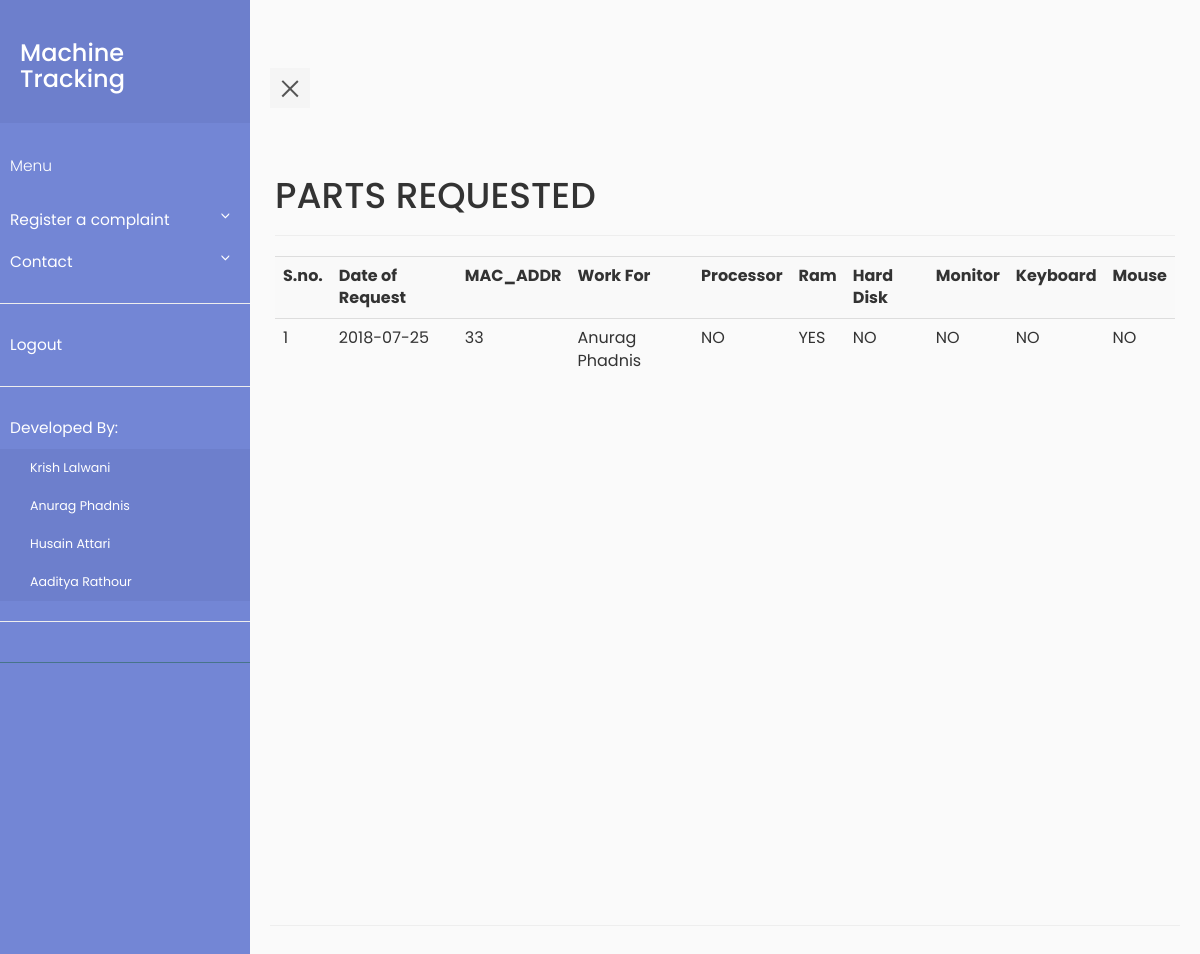
/partsasked.php?mc_id=9 (signed in), run on the app's committed database.
### tables this page shows
CREATE TABLE `complaint_book` (
  `complaint_book_id` int(11) NOT NULL,
  `Date_of_complaint` date DEFAULT NULL,
  `machine_id` int(11) DEFAULT NULL,
  `complaint_details` varchar(512) DEFAULT NULL,
  `priority` int(11) DEFAULT NULL,
  `work_for` int(11) DEFAULT NULL,
  `remarks` varchar(512) DEFAULT NULL,
  `complaint_by` varchar(40) DEFAULT NULL,
  `processor` int(11) DEFAULT NULL,
  `ram` int(11) DEFAULT NULL,
  `harddisk` int(11) DEFAULT NULL,
  `mouse` int(11) DEFAULT NULL,
  `keyboard` int(11) DEFAULT NULL,
  `monitor` int(11) DEFAULT NULL,
  `DOPR` date DEFAULT NULL,
  `completed` int(11) DEFAULT NULL
);

CREATE TABLE `machine` (
  `machine_id` int(11) NOT NULL,
  `MAC_ADDR` varchar(30) DEFAULT NULL,
  `processor` int(11) NOT NULL,
  `ram` int(11) NOT NULL,
  `memory` int(11) NOT NULL,
  `DOP` date DEFAULT NULL,
  `price` int(11) DEFAULT NULL,
  `state` varchar(10) DEFAULT NULL,
  `os` varchar(30) DEFAULT NULL,
  `monitor` int(11) NOT NULL,
  `keyboard` int(11) NOT NULL,
  `mouse` int(11) NOT NULL,
  `grn` int(11) NOT NULL
);

CREATE TABLE `member` (
  `member_id` int(11) NOT NULL,
  `id` varchar(30) DEFAULT NULL,
  `first_name` varchar(30) DEFAULT NULL,
  `last_name` varchar(30) DEFAULT NULL,
  `email` varchar(50) DEFAULT NULL,
  `pass_word` varchar(512) DEFAULT NULL,
  `role` int(5) DEFAULT NULL,
  `contact_no` varchar(10) DEFAULT NULL
);

### partsasked.php (the view, shortened to what this page needs)
<?php
    require_once "pdo.php";
?>
<html>
<head>
    <link rel="stylesheet" type="text/css" href="https://maxcdn.bootstrapcdn.com/bootstrap/3.3.7/css/bootstrap.min.css" >
    <link rel="stylesheet" type="text/css" href="style5.css">
</head>
<body>
            <div class="wrapper">
       <?php if (isset($_SESSION['id'])&&$_SESSION['role']=='0') include "navbar.php";
                else if(isset($_SESSION['id'])&&$_SESSION['role']=='1')  include "navbar_faculty.php";
                else include "navbar_tech.php";?>
    <div class="container-fluid row" id="content">
    <div class="page-header">
    <h1>PARTS REQUESTED</h1>
    </div>
    <?php
        $stmtcnt = $pdo->prepare("SELECT COUNT(*) FROM complaint_book WHERE machine_id = :mcid AND completed IS NULL ");
        $stmtcnt->execute(array(':mcid' => $_GET['mc_id']));
                $row = $stmtcnt->fetch(PDO::FETCH_ASSOC);
                if($row['COUNT(*)']!=='0')
                {
                    $i=1;
                    $stmtread = $pdo->prepare("SELECT * FROM complaint_book WHERE machine_id = :mcid AND completed IS NULL ");
                    $stmtread->execute(array(':mcid' => $_GET['mc_id']));
                    echo ("<table class=\"table table-striped\">
                        <tr> <th>S.no.</th><th>Date of Request</th><th>MAC_ADDR</th><th>Work For</th><th>Processor</th><th>Ram</th><th>Hard Disk</th><th>Monitor</th><th>Keyboard</th><th>Mouse</th> </tr>");
                    while ( $rowpartsdisplay = $stmtread->fetch(PDO::FETCH_ASSOC) )
                    {
                        $stmtr = $pdo->prepare("SELECT MAC_ADDR FROM machine WHERE machine_id = :mid ");
                        $stmtr->execute(array(':mid' => $rowpartsdisplay['machine_id']));
                        $rowr = $stmtr->fetch(PDO::FETCH_ASSOC);
                        $stmtt = $pdo->prepare("SELECT * FROM temp WHERE machine_id = :mid AND completed = 1");
                        $stmtt->execute(array(':mid' => $rowpartsdisplay['machine_id']));
                        $rowt = $stmtt->fetch(PDO::FETCH_ASSOC);
                        if($rowt == false)
                        {
                            echo ("<tr>");
                            echo ("<td>");
                            echo($i);
                            echo("</td>");
                            echo ("<td>");
                            echo(htmlentities($rowpartsdisplay['Date_of_complaint']));
                            echo ("</td>");
                            echo ("<td>");
                            echo(htmlentities($rowr['MAC_ADDR']));
                            echo ("</td>");
                            $stmtwf = $pdo->prepare("SELECT * FROM member WHERE member_id = :mid ");
                            $stmtwf->execute(array(':mid' => $rowpartsdisplay['work_for']));
                            $rowwf = $stmtwf->fetch(PDO::FETCH_ASSOC);
                            echo ("<td>");
                            echo(htmlentities($rowwf['first_name']));
                            echo(htmlentities($rowwf['last_name']));
                            echo ("</td>");
                            echo ("<td>");
                            if($rowpartsdisplay['processor'] == NULL)
                            {
                                echo("NO");
                            }
                            else
                            {
                                echo("YES");
                            }
                            echo ("</td>");
                            echo ("<td>");
                            if($rowpartsdisplay['ram'] == NULL)
                            {
                                echo("NO");
                            }
                            else
                            {
                                echo("YES");
                            }
                            echo ("</td>");
                            echo ("<td>");
                            if($rowpartsdisplay['harddisk'] == NULL)
                            {
                                echo("NO");
                            }
                            else
                            {
                                echo("YES");
                            }
                            echo ("</td>");
                            echo ("<td>");
                            if($rowpartsdisplay['monitor'] == NULL)
                            {
                                echo("NO");
                            }
                            else
                            {
                                echo("YES");
                            }
                            echo ("</td>");
                            echo ("<td>");
                            if($rowpartsdisplay['keyboard'] == NULL)
                            {
                                echo("NO");
                            }
                            else
                            {
                                echo("YES");
                            }
                            echo ("</td>");
                            echo ("<td>");
                            if($rowpartsdisplay['mouse'] == NULL)
                            {
                                echo("NO");
                            }
                            else
                            {
                                echo("YES");
                            }
                            echo ("</td>");
                        }
                        $i++;
                    }
                    echo('</table>');
                }
    ?>
    </div>
</body>
</html>

### style5.css (style rules this page uses)
body { font-family: 'Poppins', sans-serif; background: #fafafa; }
.wrapper { display: flex; align-items: stretch; perspective: 1500px; }
#content { padding: 20px; min-height: 100vh; transition: all 0.3s; }

### data on the page
complaint_book: Date_of_complaint "2018-07-25", machine.MAC_ADDR "33", work_for.first_name "Anurag", work_for.last_name "Phadnis", shows "NO", ram "YES"
